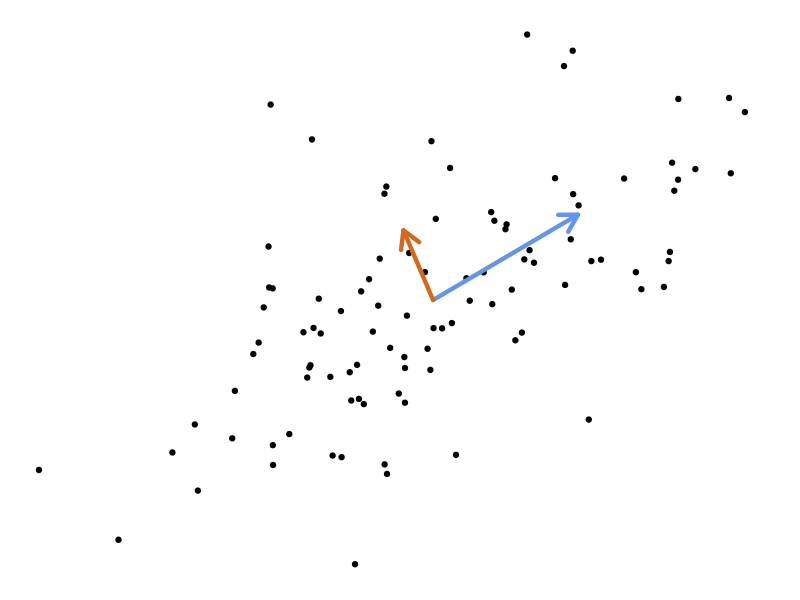
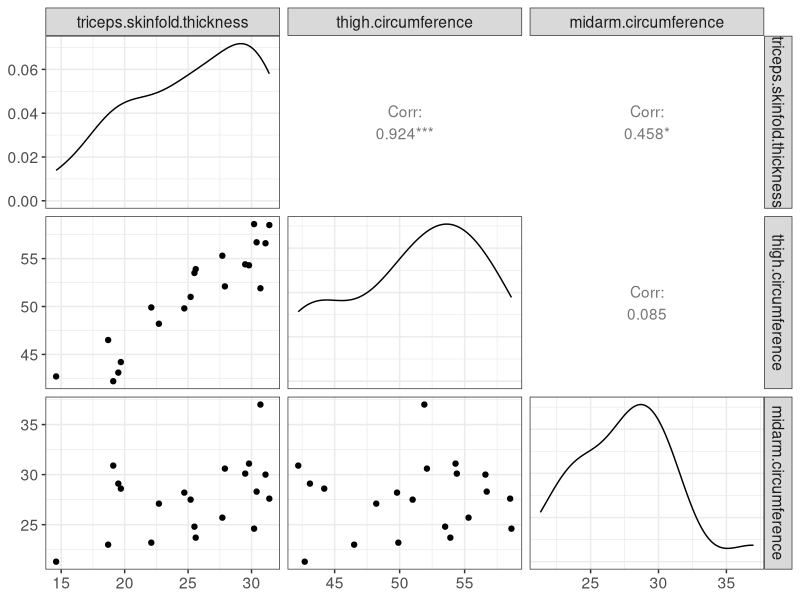
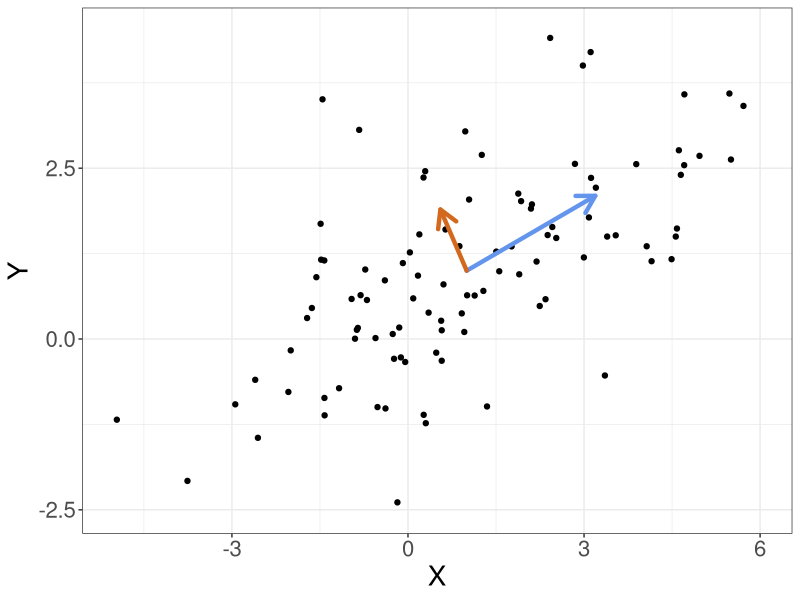

R code for these plots, in order:
## ---- chunk 1
set.seed(1234)

library(tidyverse)
theme_set(theme_bw() + theme(text = element_text(size = 14)))

## ---- chunk 2
#| fig-height: 3
#| fig-width: 5
#| fig-align: center
library(mvtnorm)

S <- matrix(c(5, 2,  
              2, 2), byrow = TRUE, nrow = 2)

adjust_cov_mean <- function(z, mean, sigma) {
  # Adjust NxD matrix z so that sample mean and sample 
  # covariance are exactly `mean` and `sigma`
  
  # whiten the z's
  z_mean <- colMeans(z)
  z <- t(apply(z, 1, function(row) row - z_mean))
  R <- chol(cov(z))
  z <- t(solve(t(R), t(z)))

  # impose desired covariance, mean
  R <- chol(S)
  z <- t(apply(z %*% R, 1, function(row) row + mean))
  z
}

z <- rmvnorm(100, mean = c(0, 0))
z <- adjust_cov_mean(z, c(1, 1), S)
df <- as.data.frame(z)
colnames(df) <- c("X", "Y")

vx <- 2/5^0.5
vy <- 1/5^0.5
segment <- function(lx, ly, color = "cornflowerblue") {
  geom_segment(aes(x=1, y=1, xend=1 + lx, yend=1 + ly), 
               arrow = arrow(length=unit(0.5, 'cm')),
               color = color, lwd = 1.5, alpha = 1, 
               lineend = "round")
}

l1_sqrt <- 6**0.5
l2_sqrt <- 1

ggplot() +
  geom_point(data = df, aes(x = X, y = Y)) +
  segment(l1_sqrt*vx, l1_sqrt*vy, color = "cornflowerblue") +
  segment(-l2_sqrt*vy, l2_sqrt*vx, color = "chocolate") + 
  xlim(c(-5, 6)) + ylim(c(-2.5, 4.5)) + theme_void()
## ---- chunk 3
bodyfat <- read.csv("datasets/01-linear-regression/bodyfatNKNW.txt", sep = " ")
bodyfat_predictors <- bodyfat[,c("triceps.skinfold.thickness", "thigh.circumference", "midarm.circumference")]

library(GGally)
ggpairs(bodyfat_predictors)

## ---- chunk 4

## ---- chunk 5
#| out-width: 2in
#| out-height: 1.2in
#| fig-width: 5
#| fig-height: 3
ggplot() +
  geom_point(data = df, aes(x = X, y = Y)) +
  segment(l1_sqrt*vx, l1_sqrt*vy, color = "cornflowerblue") +
  segment(-l2_sqrt*vy, l2_sqrt*vx, color = "chocolate") + 
  xlim(c(-5, 6)) + ylim(c(-2.5, 4.5)) +
  theme(text = element_text(size = 20))

## ---- chunk 6
prcomp(df)
## ---- chunk 7
pca <- prcomp(bodyfat_predictors)
pca
## ---- chunk 8
summary(pca)
